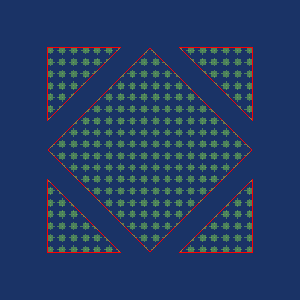

Recreate this plot in Python.
#!/usr/bin/env python

# Demonstrate vtkCookieCutter by creating a plane of glyphed points
# with custom glyph geometry (vertices, lines, polygons), defining
# multiple cookie-cutting loops, and rendering the cut result.

# Factory overrides
import vtkmodules.vtkInteractionStyle  # noqa: F401
import vtkmodules.vtkRenderingFreeType  # noqa: F401
import vtkmodules.vtkRenderingOpenGL2  # noqa: F401

from vtkmodules.vtkCommonCore import vtkPoints, vtkUnsignedCharArray
from vtkmodules.vtkCommonDataModel import vtkCellArray, vtkPolyData
from vtkmodules.vtkFiltersCore import vtkGlyph3D
from vtkmodules.vtkFiltersModeling import vtkCookieCutter
from vtkmodules.vtkFiltersSources import vtkPlaneSource
from vtkmodules.vtkRenderingCore import (
    vtkActor,
    vtkPolyDataMapper,
    vtkRenderWindow,
    vtkRenderWindowInteractor,
    vtkRenderer,
)

# Plane source for glyph placement
plane = vtkPlaneSource()
plane.SetXResolution(25)
plane.SetYResolution(25)

# Custom glyph with vertex, lines, and polygon
glyph_data = vtkPolyData()
glyph_points = vtkPoints()
glyph_verts = vtkCellArray()
glyph_lines = vtkCellArray()
glyph_polys = vtkCellArray()
glyph_data.SetPoints(glyph_points)
glyph_data.SetVerts(glyph_verts)
glyph_data.SetLines(glyph_lines)
glyph_data.SetPolys(glyph_polys)

glyph_points.InsertPoint(0, -0.5, -0.5, 0.0)
glyph_points.InsertPoint(1, 0.5, -0.5, 0.0)
glyph_points.InsertPoint(2, 0.5, 0.5, 0.0)
glyph_points.InsertPoint(3, -0.5, 0.5, 0.0)
glyph_points.InsertPoint(4, 0.0, -0.5, 0.0)
glyph_points.InsertPoint(5, 0.0, -0.75, 0.0)
glyph_points.InsertPoint(6, 0.5, 0.0, 0.0)
glyph_points.InsertPoint(7, 0.75, 0.0, 0.0)
glyph_points.InsertPoint(8, 0.0, 0.5, 0.0)
glyph_points.InsertPoint(9, 0.0, 0.75, 0.0)
glyph_points.InsertPoint(10, -0.5, 0.0, 0.0)
glyph_points.InsertPoint(11, -0.75, 0.0, 0.0)
glyph_points.InsertPoint(12, 0.0, 0.0, 0.0)
glyph_points.InsertPoint(13, -0.9, 0.0, 0.0)

glyph_verts.InsertNextCell(1)
glyph_verts.InsertCellPoint(12)

glyph_lines.InsertNextCell(2)
glyph_lines.InsertCellPoint(4)
glyph_lines.InsertCellPoint(5)
glyph_lines.InsertNextCell(2)
glyph_lines.InsertCellPoint(6)
glyph_lines.InsertCellPoint(7)
glyph_lines.InsertNextCell(2)
glyph_lines.InsertCellPoint(8)
glyph_lines.InsertCellPoint(9)
glyph_lines.InsertNextCell(3)
glyph_lines.InsertCellPoint(10)
glyph_lines.InsertCellPoint(11)
glyph_lines.InsertCellPoint(13)

glyph_polys.InsertNextCell(4)
glyph_polys.InsertCellPoint(0)
glyph_polys.InsertCellPoint(1)
glyph_polys.InsertCellPoint(2)
glyph_polys.InsertCellPoint(3)

glyph = vtkGlyph3D()
glyph.SetInputConnection(plane.GetOutputPort())
glyph.SetSourceData(glyph_data)
glyph.SetScaleFactor(0.02)

# Create multiple cookie-cutting loops
loops = vtkPolyData()
loop_points = vtkPoints()
loop_polys = vtkCellArray()
loops.SetPoints(loop_points)
loops.SetPolys(loop_polys)

loop_points.SetNumberOfPoints(16)
loop_points.SetPoint(0, -0.35, 0.0, 0.0)
loop_points.SetPoint(1, 0, -0.35, 0.0)
loop_points.SetPoint(2, 0.35, 0.0, 0.0)
loop_points.SetPoint(3, 0.0, 0.35, 0.0)
loop_points.SetPoint(4, -0.35, -0.10, 0.0)
loop_points.SetPoint(5, -0.35, -0.35, 0.0)
loop_points.SetPoint(6, -0.10, -0.35, 0.0)
loop_points.SetPoint(7, 0.35, -0.10, 0.0)
loop_points.SetPoint(9, 0.35, -0.35, 0.0)
loop_points.SetPoint(8, 0.10, -0.35, 0.0)
loop_points.SetPoint(10, 0.35, 0.10, 0.0)
loop_points.SetPoint(11, 0.35, 0.35, 0.0)
loop_points.SetPoint(12, 0.10, 0.35, 0.0)
loop_points.SetPoint(13, -0.35, 0.10, 0.0)
loop_points.SetPoint(14, -0.35, 0.35, 0.0)
loop_points.SetPoint(15, -0.10, 0.35, 0.0)

loop_polys.InsertNextCell(4)
loop_polys.InsertCellPoint(0)
loop_polys.InsertCellPoint(1)
loop_polys.InsertCellPoint(2)
loop_polys.InsertCellPoint(3)

for tri_pts in [(4, 5, 6), (7, 8, 9), (10, 11, 12), (13, 14, 15)]:
    loop_polys.InsertNextCell(3)
    loop_polys.InsertCellPoint(tri_pts[0])
    loop_polys.InsertCellPoint(tri_pts[1])
    loop_polys.InsertCellPoint(tri_pts[2])

# Cookie cut
cookie = vtkCookieCutter()
cookie.SetInputConnection(glyph.GetOutputPort())
cookie.SetLoopsData(loops)
cookie.Update()

# Assign cell colors
num_cells = glyph.GetOutput().GetNumberOfCells()
glyph_scalars = vtkUnsignedCharArray()
glyph_scalars.SetNumberOfComponents(4)
glyph_scalars.SetNumberOfTuples(num_cells)
for i in range(num_cells):
    glyph_scalars.SetTuple4(i, 127, 207, 80, 127)
cookie.GetOutput().GetCellData().SetScalars(glyph_scalars)

# Cut result mapper and actor
mapper = vtkPolyDataMapper()
mapper.SetInputConnection(cookie.GetOutputPort())

actor = vtkActor()
actor.SetMapper(mapper)

# Loop wireframe overlay
loop_mapper = vtkPolyDataMapper()
loop_mapper.SetInputData(loops)

loop_actor = vtkActor()
loop_actor.SetMapper(loop_mapper)
loop_actor.GetProperty().SetColor(1, 0, 0)
loop_actor.GetProperty().SetRepresentationToWireframe()

# Renderer
renderer = vtkRenderer()
renderer.AddActor(actor)
renderer.AddActor(loop_actor)
renderer.SetBackground(0.1, 0.2, 0.4)

# Window
render_window = vtkRenderWindow()
render_window.AddRenderer(renderer)
render_window.SetWindowName("cookie cutter")

# Scene
renderer.ResetCamera()

# Interactor
interactor = vtkRenderWindowInteractor()
interactor.SetRenderWindow(render_window)

interactor.Initialize()
interactor.Start()
